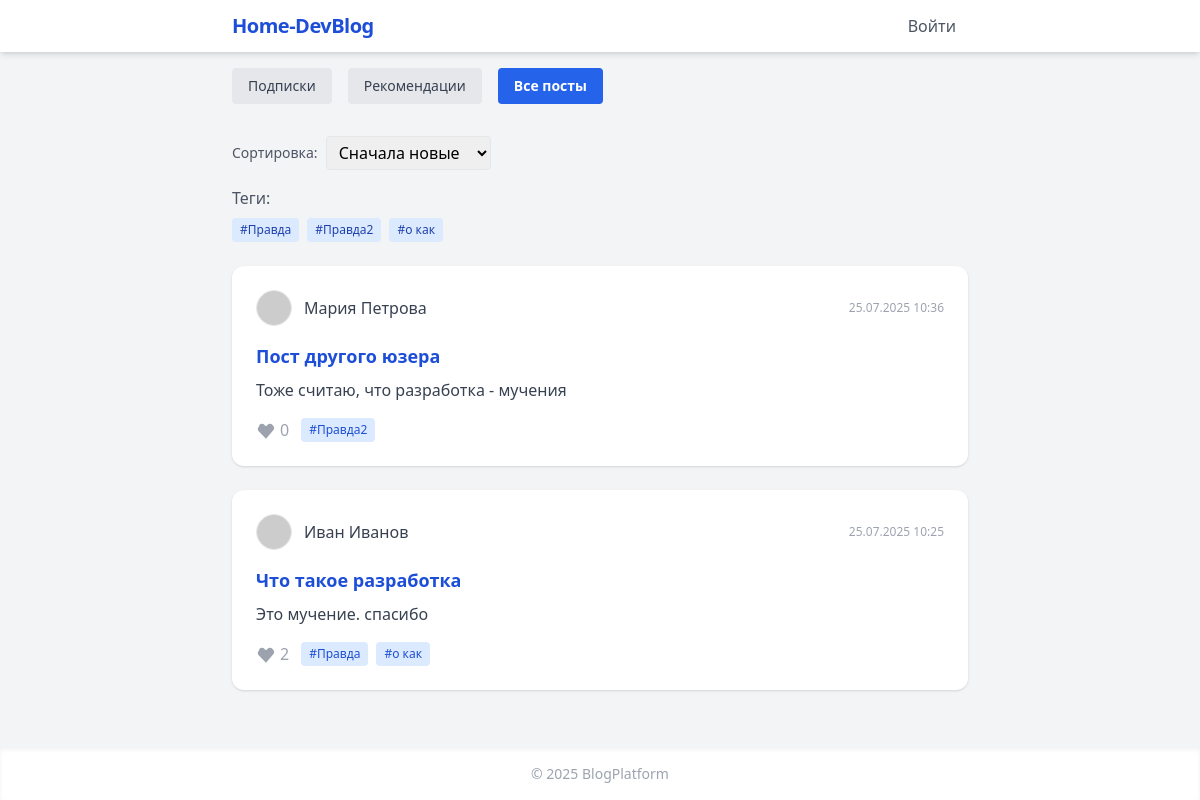
The page / on the database its author committed.
### app.py (models this page shows)
class Post(db.Model):
    id = db.Column(db.Integer, primary_key=True)
    user_id = db.Column(db.Integer, db.ForeignKey('user.id'), nullable=False)
    title = db.Column(db.String(200))
    content = db.Column(db.Text)
    date = db.Column(db.DateTime)
    tags = db.Column(db.String(200))
    is_private = db.Column(db.Boolean, default=False)
    user = db.relationship('User')

class User(db.Model):
    id = db.Column(db.Integer, primary_key=True)
    name = db.Column(db.String(80))
    email = db.Column(db.String(120), unique=True, nullable=False)
    password = db.Column(db.String(200), nullable=False)
    avatar = db.Column(db.String(200), nullable=True)

### app.py (the view)
@app.route('/')
def index():
    user = get_current_user()
    sort = request.args.get('sort', 'new')
    if user:
        posts_query = Post.query.filter(
            (Post.is_private == False) | (Post.user_id == user.id)
        )
    else:
        posts_query = Post.query.filter_by(is_private=False)
    if sort == 'old':
        posts_query = posts_query.order_by(Post.date.asc())
    elif sort == 'likes':
        posts_query = posts_query.outerjoin(Like, Post.id == Like.post_id)\
            .group_by(Post.id)\
            .order_by(func.count(Like.id).desc(), Post.date.desc())
    else:
        posts_query = posts_query.order_by(Post.date.desc())
    posts = posts_query.all()
    for post in posts:
        post.likes_count = Like.query.filter_by(post_id=post.id).count()
    likes = []
    if user:
        likes = [like.post_id for like in Like.query.filter_by(user_id=user.id)]
    all_tags = set()
    for post in posts:
        if post.tags:
            for tag in post.tags.split(','):
                tag = tag.strip()
                if tag:
                    all_tags.add(tag)
    return render_template('index.html', posts=posts, user=user, likes=likes, all_tags=sorted(all_tags), sort=sort, current_tab='all')

### app.py (called while the page is built)
def get_current_user():
    if 'user_id' in session:
        return User.query.get(session['user_id'])
    return None

### templates/index.html (shortened to what this page needs)
{% extends "base.html" %}
{% block content %}
<div class="mb-8 flex gap-4">
    <a href="{{ url_for('feed_subscriptions') }}" class="text-sm px-4 py-2 rounded
        {% if current_tab == 'subscriptions' %}bg-blue-600 text-white font-bold{% else %}bg-gray-200 text-gray-700{% endif %}">
        Подписки
    </a>
    <a href="{{ url_for('feed_recommendations') }}" class="text-sm px-4 py-2 rounded
        {% if current_tab == 'recommendations' %}bg-blue-600 text-white font-bold{% else %}bg-gray-200 text-gray-700{% endif %}">
        Рекомендации
    </a>
    <a href="{{ url_for('index') }}" class="text-sm px-4 py-2 rounded
        {% if current_tab == 'all' %}bg-blue-600 text-white font-bold{% else %}bg-gray-200 text-gray-700{% endif %}">
        Все посты
    </a>
</div>
<form method="get" class="mb-4 flex gap-2 items-center">
    <label class="text-gray-600 text-sm">Сортировка:</label>
    <select name="sort" onchange="this.form.submit()" class="border rounded px-2 py-1">
        <option value="new" {% if sort == 'new' %}selected{% endif %}>Сначала новые</option>
    </select>
</form>
{% if all_tags %}
    <div class="mb-6">
        <div class="text-gray-600 mb-2">Теги:</div>
        <div class="flex flex-wrap gap-2">
            {% for tag in all_tags %}
                <a href="{{ url_for('posts_by_tag', tag=tag) }}"
                   class="bg-blue-100 text-blue-800 px-2 py-1 rounded text-xs hover:bg-blue-200 {% if current_tag == tag %}font-bold bg-blue-200{% endif %}">#{{ tag }}</a>
            {% endfor %}
        </div>
    </div>
{% endif %}
{% if posts %}
    <div class="space-y-6">
        {% for post in posts %}
        <div class="bg-white p-6 rounded-xl shadow hover:shadow-lg transition flex flex-col gap-2">
            <div class="flex items-center gap-3 mb-2">
                <img src="{{ post.user.avatar or 'https://randomuser.me/api/portraits/men/1.jpg' }}" class="w-9 h-9 rounded-full border">
                <a href="{{ url_for('view_user', user_id=post.user.id) }}" class="font-medium text-gray-700 hover:underline">{{ post.user.name }}</a>
                <span class="ml-auto text-xs text-gray-400">{{ post.date.strftime('%d.%m.%Y %H:%M') }}</span>
            </div>
            <a href="{{ url_for('post_view', post_id=post.id) }}" class="text-lg font-bold text-blue-700 hover:underline">{{ post.title }}</a>
            <div class="text-gray-700">{{ post.content[:120] }}{% if post.content|length > 120 %}...{% endif %}</div>
            <div class="flex items-center gap-3 mt-2">
                <span class="{% if post.id in likes %}text-pink-600{% else %}text-gray-400{% endif %} flex items-center gap-1">
                    <svg class="w-5 h-5 inline" fill="currentColor" viewBox="0 0 20 20"><path d="M3.172 5.172a4 4 0 015.656 0L10 6.343l1.172-1.171a4 4 0 015.656 5.656L10 18.657l-6.828-6.829a4 4 0 010-5.656z"/></svg>
                    {{ post.likes_count }}
                </span>
                {% if post.tags %}
                    <div class="flex gap-2">
                        {% for tag in post.tags.split(',') %}
                            <a href="{{ url_for('posts_by_tag', tag=tag.strip()) }}"
                               class="bg-blue-100 text-blue-700 text-xs px-2 py-1 rounded hover:bg-blue-200">#{{ tag.strip() }}</a>
                        {% endfor %}
                    </div>
                {% endif %}
            </div>
        </div>
        {% endfor %}
    </div>
{% else %}
    <div class="bg-white p-6 rounded-xl shadow text-center text-gray-500 text-lg">
        Нет публикаций
    </div>
{% endif %}
{% endblock %}

### rows shown on the page
Post: tags "Правда2", user.name "Мария Петрова", date "25.07.2025 10:36", title "Пост другого юзера", content "Тоже считаю, что разработка - мучения", likes_count "0", strip "Правда2"
Post: user.name "Иван Иванов", date "25.07.2025 10:25", title "Что такое разработка", content "Это мучение. спасибо", likes_count "2", strip "Правда" "о как"

### other values the page prints
{{ tag }} "Правда" "о как"
{{ 2025 }} "2025"
